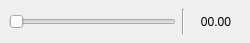
<?xml version="1.0" encoding="UTF-8"?>
<ui version="4.0">
 <class>MainWindow</class>
 <widget class="QMainWindow" name="MainWindow">
  <property name="geometry">
   <rect>
    <x>0</x>
    <y>0</y>
    <width>250</width>
    <height>43</height>
   </rect>
  </property>
  <property name="sizePolicy">
   <sizepolicy hsizetype="Preferred" vsizetype="Preferred">
    <horstretch>1</horstretch>
    <verstretch>1</verstretch>
   </sizepolicy>
  </property>
  <property name="windowTitle">
   <string>[UniformPlugin]</string>
  </property>
  <widget class="QWidget" name="centralwidget">
   <property name="sizePolicy">
    <sizepolicy hsizetype="Preferred" vsizetype="Preferred">
     <horstretch>1</horstretch>
     <verstretch>1</verstretch>
    </sizepolicy>
   </property>
   <layout class="QGridLayout" name="gridLayout_2">
    <item row="0" column="0">
     <layout class="QGridLayout" name="gridLayout">
      <item row="0" column="0">
       <layout class="QHBoxLayout" name="horizontalLayout">
        <item>
         <widget class="QSlider" name="horizontalSlider">
          <property name="orientation">
           <enum>Qt::Horizontal</enum>
          </property>
         </widget>
        </item>
        <item>
         <widget class="Line" name="line">
          <property name="orientation">
           <enum>Qt::Vertical</enum>
          </property>
         </widget>
        </item>
        <item>
         <widget class="QLabel" name="label">
          <property name="minimumSize">
           <size>
            <width>50</width>
            <height>0</height>
           </size>
          </property>
          <property name="maximumSize">
           <size>
            <width>50</width>
            <height>16777215</height>
           </size>
          </property>
          <property name="text">
           <string>00.00</string>
          </property>
          <property name="alignment">
           <set>Qt::AlignCenter</set>
          </property>
         </widget>
        </item>
       </layout>
      </item>
     </layout>
    </item>
   </layout>
  </widget>
 </widget>
 <resources/>
 <connections/>
</ui>
